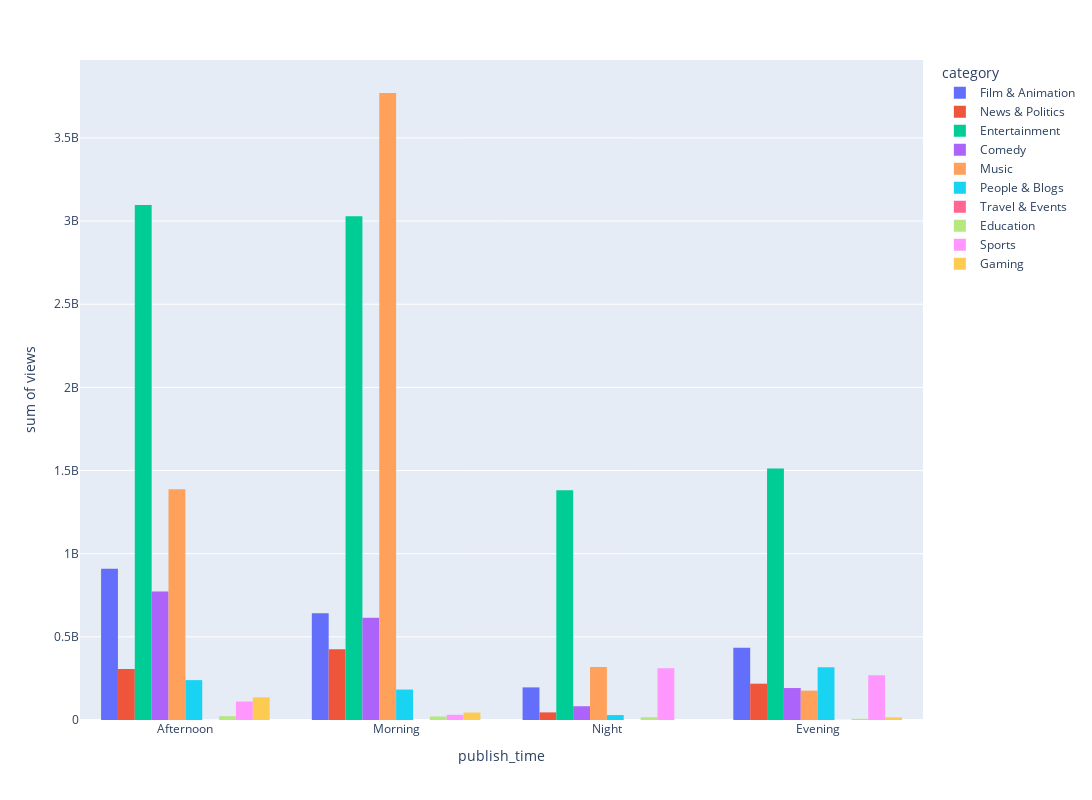

This figure's notebook cell:
### Code cell
fig = px.histogram(df1,x='publish_time',y='views',color='category', barmode='group',width=1150,height=800)
fig.show()

### Figure 1 — Plotly figure (JSON) as saved in the notebook; plotly's stock layout.template omitted (floating-point values rounded to 4 significant figures; data arrays with more than 128 entries replaced by an {"elided": "..."} marker saying what was removed)
{"data": [{"alignmentgroup": "True", "bingroup": "x", "histfunc": "sum", "hovertemplate": "category=Film & Animation<br>publish_time=%{x}<br>sum of views=%{y}<extra></extra>", "legendgroup": "Film & Animation", "marker": {"color": "#636efa", "pattern": {"shape": ""}}, "name": "Film & Animation", "offsetgroup": "Film & Animation", "orientation": "v", "showlegend": true, "type": "histogram", "x": {"elided": "1003 str values"}, "xaxis": "x", "y": {"elided": "1003 int values"}, "yaxis": "y"}, {"alignmentgroup": "True", "bingroup": "x", "histfunc": "sum", "hovertemplate": "category=News & Politics<br>publish_time=%{x}<br>sum of views=%{y}<extra></extra>", "legendgroup": "News & Politics", "marker": {"color": "#EF553B", "pattern": {"shape": ""}}, "name": "News & Politics", "offsetgroup": "News & Politics", "orientation": "v", "showlegend": true, "type": "histogram", "x": {"elided": "2915 str values"}, "xaxis": "x", "y": {"elided": "2915 int values"}, "yaxis": "y"}, {"alignmentgroup": "True", "bingroup": "x", "histfunc": "sum", "hovertemplate": "category=Entertainment<br>publish_time=%{x}<br>sum of views=%{y}<extra></extra>", "legendgroup": "Entertainment", "marker": {"color": "#00cc96", "pattern": {"shape": ""}}, "name": "Entertainment", "offsetgroup": "Entertainment", "orientation": "v", "showlegend": true, "type": "histogram", "x": {"elided": "9046 str values"}, "xaxis": "x", "y": {"elided": "9046 int values"}, "yaxis": "y"}, {"alignmentgroup": "True", "bingroup": "x", "histfunc": "sum", "hovertemplate": "category=Comedy<br>publish_time=%{x}<br>sum of views=%{y}<extra></extra>", "legendgroup": "Comedy", "marker": {"color": "#ab63fa", "pattern": {"shape": ""}}, "name": "Comedy", "offsetgroup": "Comedy", "orientation": "v", "showlegend": true, "type": "histogram", "x": {"elided": "1963 str values"}, "xaxis": "x", "y": {"elided": "1963 int values"}, "yaxis": "y"}, {"alignmentgroup": "True", "bingroup": "x", "histfunc": "sum", "hovertemplate": "category=Music<br>publish_time=%{x}<br>sum of views=%{y}<extra></extra>", "legendgroup": "Music", "marker": {"color": "#FFA15A", "pattern": {"shape": ""}}, "name": "Music", "offsetgroup": "Music", "orientation": "v", "showlegend": true, "type": "histogram", "x": {"elided": "2167 str values"}, "xaxis": "x", "y": {"elided": "2167 int values"}, "yaxis": "y"}, {"alignmentgroup": "True", "bingroup": "x", "histfunc": "sum", "hovertemplate": "category=People & Blogs<br>publish_time=%{x}<br>sum of views=%{y}<extra></extra>", "legendgroup": "People & Blogs", "marker": {"color": "#19d3f3", "pattern": {"shape": ""}}, "name": "People & Blogs", "offsetgroup": "People & Blogs", "orientation": "v", "showlegend": true, "type": "histogram", "x": {"elided": "1338 str values"}, "xaxis": "x", "y": {"elided": "1338 int values"}, "yaxis": "y"}, {"alignmentgroup": "True", "bingroup": "x", "histfunc": "sum", "hovertemplate": "category=Travel & Events<br>publish_time=%{x}<br>sum of views=%{y}<extra></extra>", "legendgroup": "Travel & Events", "marker": {"color": "#FF6692", "pattern": {"shape": ""}}, "name": "Travel & Events", "offsetgroup": "Travel & Events", "orientation": "v", "showlegend": true, "type": "histogram", "x": ["Evening", "Evening", "Evening", "Afternoon", "Afternoon", "Afternoon"], "xaxis": "x", "y": [176472, 202954, 207797, 173822, 49463, 68988], "yaxis": "y"}, {"alignmentgroup": "True", "bingroup": "x", "histfunc": "sum", "hovertemplate": "category=Education<br>publish_time=%{x}<br>sum of views=%{y}<extra></extra>", "legendgroup": "Education", "marker": {"color": "#B6E880", "pattern": {"shape": ""}}, "name": "Education", "offsetgroup": "Education", "orientation": "v", "showlegend": true, "type": "histogram", "x": {"elided": "636 str values"}, "xaxis": "x", "y": {"elided": "636 int values"}, "yaxis": "y"}, {"alignmentgroup": "True", "bingroup": "x", "histfunc": "sum", "hovertemplate": "category=Sports<br>publish_time=%{x}<br>sum of views=%{y}<extra></extra>", "legendgroup": "Sports", "marker": {"color": "#FF97FF", "pattern": {"shape": ""}}, "name": "Sports", "offsetgroup": "Sports", "orientation": "v", "showlegend": true, "type": "histogram", "x": {"elided": "419 str values"}, "xaxis": "x", "y": {"elided": "419 int values"}, "yaxis": "y"}, {"alignmentgroup": "True", "bingroup": "x", "histfunc": "sum", "hovertemplate": "category=Gaming<br>publish_time=%{x}<br>sum of views=%{y}<extra></extra>", "legendgroup": "Gaming", "marker": {"color": "#FECB52", "pattern": {"shape": ""}}, "name": "Gaming", "offsetgroup": "Gaming", "orientation": "v", "showlegend": true, "type": "histogram", "x": ["Afternoon", "Afternoon", "Afternoon", "Afternoon", "Afternoon", "Afternoon", "Morning", "Morning", "Morning", "Evening", "Morning", "Evening", "Afternoon", "Afternoon", "Afternoon", "Morning", "Afternoon", "Morning", "Evening", "Evening", "Evening", "Morning", "Morning", "Morning", "Morning", "Morning", "Afternoon", "Afternoon", "Afternoon", "Afternoon", "Afternoon", "Afternoon", "Afternoon", "Afternoon", "Afternoon", "Morning", "Morning", "Morning", "Morning", "Morning", "Morning", "Afternoon", "Afternoon", "Afternoon"], "xaxis": "x", "y": [287068, 864491, 1351256, 1578462, 1892557, 417825, 1630872, 2107533, 2607732, 1931985, 2958547, 2026011, 7563532, 9365576, 11459315, 2142037, 14589314, 2649484, 2924906, 4127082, 4460448, 124440, 4265080, 4265080, 4862357, 5205536, 6142430, 6142430, 9674889, 9674889, 11880523, 11880523, 13418844, 13418844, 827979, 1758388, 1758388, 1935519, 2153798, 2153798, 2380874, 714362, 1305649, 1500114], "yaxis": "y"}], "layout": {"barmode": "group", "height": 800, "legend": {"title": {"text": "category"}, "tracegroupgap": 0}, "margin": {"t": 60}, "width": 1150, "xaxis": {"anchor": "y", "domain": [0, 1], "title": {"text": "publish_time"}}, "yaxis": {"anchor": "x", "domain": [0, 1], "title": {"text": "sum of views"}}}}
